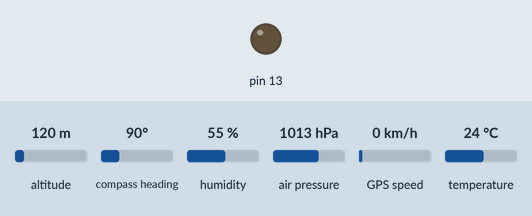
This sketch was run on a simulated Arduino Mega 2560, built with avr-gcc and run on an emulated ATmega2560. Parts: output pins drawn as LEDs (lit = HIGH). Inputs (shaded band) come from the test bench; at power-on: altitude 120 m, compass heading 90°, humidity 55 %, air pressure 1013 hPa, GPS speed 0 km/h, temperature 24 °C. Storage starts empty; the GPS gets a fix after 3 s at 37.7749, -122.4194 with 8 satellites; what the sketch prints to the serial monitor is not drawn.

Above: at 2.15 s.
Timing chart, 0 to 3.6 s (numbered marks = the images above):
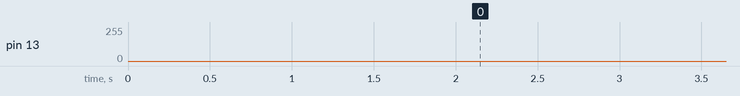

The sketch:

FeatherDatalogger.ino
```cpp
//Libraries
#include <SPI.h> // SD card library
#include <SD.h>  // SD card library
#include <Adafruit_GPS.h> //GPS library
#include <Adafruit_Sensor.h>
#include <RTClib.h>
#include <math.h>;
#include <Wire.h>
#include <Adafruit_BME280.h>


//BEM280

#define SEALEVELPRESSURE_HPA (1013.25)
Adafruit_BME280 bme; // I2C


//GPS
#define GPSSerial Serial1 // name of the hardware serial port
Adafruit_GPS GPS(&GPSSerial); //connect to the GPS on the hardware port
#define GPSECHO false // Set GPSECHO to 'false' to turn off echoing the GPS data to the Serial console; Set to 'true' if you want to debug and listen to the raw GPS sentences
uint32_t timer = millis();

const int chipSelect = 4; //SD chipselect pin

File dataFile;

void setup()
{
  Serial.begin(115200);
  pinMode(13, OUTPUT);

  bme.begin();

  GPS.begin(9600);
  // uncomment this line to turn on RMC (recommended minimum) and GGA (fix data) including altitude
  GPS.sendCommand(PMTK_SET_NMEA_OUTPUT_RMCGGA);
  // uncomment this line to turn on only the "minimum recommended" data
  //GPS.sendCommand(PMTK_SET_NMEA_OUTPUT_RMCONLY);
  // For parsing data, we don't suggest using anything but either RMC only or RMC+GGA since
  // the parser doesn't care about other sentences at this time
  // Set the update rate
  GPS.sendCommand(PMTK_SET_NMEA_UPDATE_1HZ); // 1 Hz update rate
  // For the parsing code to work nicely and have time to sort thru the data, and
  // print it out we don't suggest using anything higher than 1 Hz

  // Request updates on antenna status, comment out to keep quiet
  //GPS.sendCommand(PGCMD_ANTENNA);

  delay(1000);

  //SD card
  if (!SD.begin(chipSelect)) {
    Serial.println("card");
    while (1);
  }

  dataFile = SD.open("DATA.csv", FILE_WRITE);
  if (dataFile) {
    dataFile.println("Unixtime, Lat, Lon, Temperature, Humidity, Pressure"); //This is where you change the header based on the type of sensor you installed.
    dataFile.flush();
    Serial.println("FileOpen");
  }
  else{
    while (1);
  }
}

void loop()
{

  char c = GPS.read();
//  if (GPSECHO)
//  if (c) Serial.print(c);


  if (GPS.newNMEAreceived()) {
    // a tricky thing here is if we print the NMEA sentence, or data
    // we end up not listening and catching other sentences!
    // so be very wary if using OUTPUT_ALLDATA and trytng to print out data
//    Serial.println(GPS.lastNMEA()); // this also sets the newNMEAreceived() flag to false
    if (!GPS.parse(GPS.lastNMEA())) // this also sets the newNMEAreceived() flag to false
      return; // we can fail to parse a sentence in which case we should just wait for another
  }

  if (timer > millis()) timer = millis();
  if (millis() - timer > 2000) {
    timer = millis(); // reset the timer

    if (GPS.fix) {

          //BME280
          float temp = bme.readTemperature();
          float humidity = bme.readHumidity();
          float pressure = bme.readPressure() / 100.0F;

          //DATETIME
          String datetime = "";
          DateTime dt (GPS.year, GPS.month, GPS.day, GPS.hour, GPS.minute, GPS.seconds);
          datetime += dt.unixtime();


          //PRINT
          dataFile.print(datetime);
          dataFile.print(",");
          dataFile.print(GPS.latitudeDegrees, 6);
          dataFile.print(",");
          dataFile.print(GPS.longitudeDegrees, 6);
          dataFile.print(",");
          dataFile.print(temp, 2);
          dataFile.print(",");
          dataFile.print(humidity,2);
          dataFile.print(",");
          dataFile.println(pressure,2);
          dataFile.flush();

          Serial.print(datetime);
          Serial.print(",");
          Serial.print(GPS.latitudeDegrees, 6);
          Serial.print(",");
          Serial.print(GPS.longitudeDegrees, 6);
          Serial.print(",");
          Serial.print(temp, 2);
          Serial.print(",");
          Serial.print(humidity,2);
          Serial.print(",");
          Serial.println(pressure,2);

          pulse(1);

    }
    else {
    Serial.println("waiting GPS signal");
    pulse(1);pulse(1);pulse(1);
    }
  }


}

void pulse(int pulseSpeed){
  for (int i=0;i<255;i++){
  analogWrite(13, i);
  delay(pulseSpeed);
  }
  for (int i=255;i>=0;i--){
  analogWrite(13, i);
  delay(pulseSpeed);
  }
}
```
